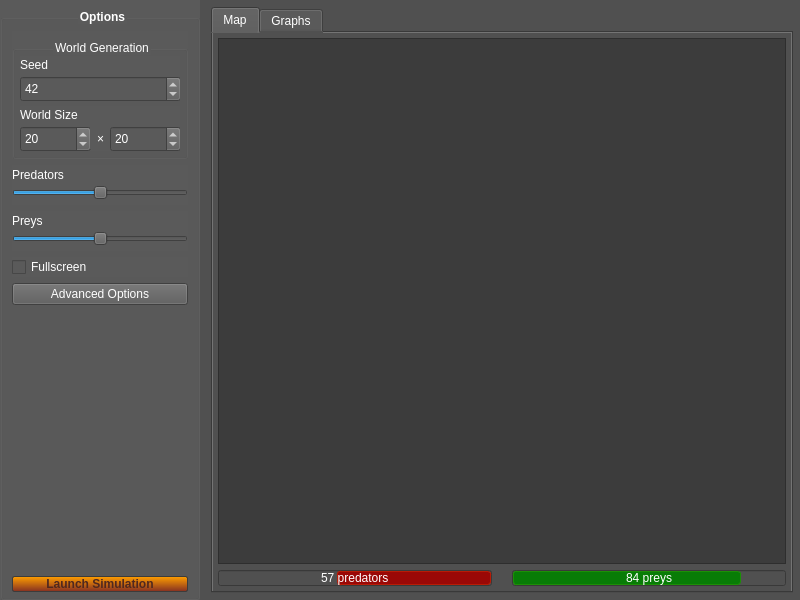
<?xml version="1.0" encoding="UTF-8"?>
<ui version="4.0">
 <class>MainWindow</class>
 <widget class="QMainWindow" name="MainWindow">
  <property name="geometry">
   <rect>
    <x>0</x>
    <y>0</y>
    <width>800</width>
    <height>600</height>
   </rect>
  </property>
  <property name="windowTitle">
   <string>MainWindow</string>
  </property>
  <property name="styleSheet">
   <string notr="true">*
{
background-color: rgb(80,80,80);
color: white;
}


 QProgressBar
{
height: 10px;
text-align: center;
}

QProgressBar#pbar_preys::chunk
{
background-color: rgb(8, 124, 6);
border-radius: 3px;
border: 1px solid rgb(28, 144, 6);
margin: 1px;
}

QProgressBar#pbar_predators::chunk
{
background-color: rgb(154, 8,6);
border-radius: 3px;
border: 1px solid rgb(184, 28,6);
margin: 1px;
}

QLabel
{
}

QGroupBox#group_options, QGroupBox#group_options *
{
background-color: rgb(90,90,90);
}

QGroupBox#group_options
{
	font-weight: bold;
}

QGroupBox::title
{
	position: relative;
	top: 10px;
    subcontrol-origin: margin;
    subcontrol-position: top center;
}


QPushButton#btn_launch
{
	padding: 0.5em;
	border: 1px solid rgb(60,60,60);
	border-radius: 2px;
	font-weight: bold;
	text-transform: uppercase;
	color: rgb(80,40,30);
	background-color: qlineargradient(spread:reflect, x1:1, y1:1, x2:1, y2:0, stop:0 rgba(134, 48, 34, 255), stop:1 rgba(255, 158, 0, 255));
}

QPushButton#btn_launch::hover
{
	background-color: qlineargradient(spread:reflect, x1:1, y1:1, x2:1, y2:0, 	stop:0 rgba(154, 68, 54, 255), stop:1 rgba(255, 178, 20, 255));
}

QPushButton#btn_launch::pressed
{
	background-color: qlineargradient(spread:pad, x1:1, y1:0.977273, x2:1, y2:0, stop:0 rgba(255, 142, 49, 255), stop:0.748 rgba(255, 141, 22, 255), stop:1 rgba(209, 87, 39, 255));
}</string>
  </property>
  <widget class="QWidget" name="centralWidget">
   <layout class="QVBoxLayout" name="verticalLayout_3">
    <property name="leftMargin">
     <number>0</number>
    </property>
    <property name="topMargin">
     <number>0</number>
    </property>
    <property name="rightMargin">
     <number>0</number>
    </property>
    <property name="bottomMargin">
     <number>0</number>
    </property>
    <item>
     <layout class="QHBoxLayout" name="horizontalLayout">
      <item>
       <widget class="QGroupBox" name="group_options">
        <property name="sizePolicy">
         <sizepolicy hsizetype="Fixed" vsizetype="Preferred">
          <horstretch>222</horstretch>
          <verstretch>0</verstretch>
         </sizepolicy>
        </property>
        <property name="minimumSize">
         <size>
          <width>200</width>
          <height>0</height>
         </size>
        </property>
        <property name="autoFillBackground">
         <bool>false</bool>
        </property>
        <property name="styleSheet">
         <string notr="true"/>
        </property>
        <property name="title">
         <string>Options</string>
        </property>
        <layout class="QVBoxLayout" name="verticalLayout">
         <property name="leftMargin">
          <number>9</number>
         </property>
         <property name="rightMargin">
          <number>9</number>
         </property>
         <property name="bottomMargin">
          <number>5</number>
         </property>
         <item>
          <widget class="QGroupBox" name="group_wgen">
           <property name="sizePolicy">
            <sizepolicy hsizetype="Minimum" vsizetype="Fixed">
             <horstretch>10</horstretch>
             <verstretch>3</verstretch>
            </sizepolicy>
           </property>
           <property name="title">
            <string>World Generation</string>
           </property>
           <layout class="QVBoxLayout" name="verticalLayout_2">
            <property name="spacing">
             <number>5</number>
            </property>
            <property name="leftMargin">
             <number>5</number>
            </property>
            <property name="topMargin">
             <number>5</number>
            </property>
            <property name="rightMargin">
             <number>5</number>
            </property>
            <property name="bottomMargin">
             <number>5</number>
            </property>
            <item>
             <widget class="QWidget" name="div_seed" native="true">
              <property name="enabled">
               <bool>true</bool>
              </property>
              <property name="sizePolicy">
               <sizepolicy hsizetype="Preferred" vsizetype="Fixed">
                <horstretch>0</horstretch>
                <verstretch>1</verstretch>
               </sizepolicy>
              </property>
              <property name="minimumSize">
               <size>
                <width>0</width>
                <height>45</height>
               </size>
              </property>
              <widget class="QLabel" name="lbl_seed">
               <property name="geometry">
                <rect>
                 <x>0</x>
                 <y>0</y>
                 <width>161</width>
                 <height>17</height>
                </rect>
               </property>
               <property name="toolTip">
                <string>The seed used for randomly generating the world. The same seed will always give the same world after generation.</string>
               </property>
               <property name="text">
                <string>Seed</string>
               </property>
              </widget>
              <widget class="QSpinBox" name="input_seed">
               <property name="enabled">
                <bool>true</bool>
               </property>
               <property name="geometry">
                <rect>
                 <x>0</x>
                 <y>20</y>
                 <width>161</width>
                 <height>26</height>
                </rect>
               </property>
               <property name="cursor">
                <cursorShape>IBeamCursor</cursorShape>
               </property>
               <property name="focusPolicy">
                <enum>Qt::ClickFocus</enum>
               </property>
               <property name="specialValueText">
                <string>n/a</string>
               </property>
               <property name="maximum">
                <number>99999999</number>
               </property>
               <property name="value">
                <number>42</number>
               </property>
              </widget>
             </widget>
            </item>
            <item>
             <widget class="QWidget" name="div_wsize" native="true">
              <property name="sizePolicy">
               <sizepolicy hsizetype="Preferred" vsizetype="Fixed">
                <horstretch>0</horstretch>
                <verstretch>1</verstretch>
               </sizepolicy>
              </property>
              <property name="minimumSize">
               <size>
                <width>0</width>
                <height>45</height>
               </size>
              </property>
              <widget class="QLabel" name="lbl_wsize_title">
               <property name="geometry">
                <rect>
                 <x>0</x>
                 <y>0</y>
                 <width>161</width>
                 <height>17</height>
                </rect>
               </property>
               <property name="toolTip">
                <string>The size of the world map, in pixels.</string>
               </property>
               <property name="text">
                <string>World Size</string>
               </property>
              </widget>
              <widget class="QSpinBox" name="input_wsize_width">
               <property name="geometry">
                <rect>
                 <x>0</x>
                 <y>20</y>
                 <width>71</width>
                 <height>26</height>
                </rect>
               </property>
               <property name="focusPolicy">
                <enum>Qt::ClickFocus</enum>
               </property>
               <property name="value">
                <number>20</number>
               </property>
              </widget>
              <widget class="QSpinBox" name="input_wsize_height">
               <property name="geometry">
                <rect>
                 <x>90</x>
                 <y>20</y>
                 <width>71</width>
                 <height>26</height>
                </rect>
               </property>
               <property name="focusPolicy">
                <enum>Qt::ClickFocus</enum>
               </property>
               <property name="value">
                <number>20</number>
               </property>
              </widget>
              <widget class="QLabel" name="lbl_wsize_cross">
               <property name="geometry">
                <rect>
                 <x>70</x>
                 <y>22</y>
                 <width>21</width>
                 <height>21</height>
                </rect>
               </property>
               <property name="sizePolicy">
                <sizepolicy hsizetype="Fixed" vsizetype="Fixed">
                 <horstretch>0</horstretch>
                 <verstretch>0</verstretch>
                </sizepolicy>
               </property>
               <property name="text">
                <string>×</string>
               </property>
               <property name="alignment">
                <set>Qt::AlignCenter</set>
               </property>
              </widget>
              <zorder>lbl_wsize_title</zorder>
              <zorder>input_wsize_width</zorder>
              <zorder>lbl_wsize_cross</zorder>
              <zorder>input_wsize_height</zorder>
             </widget>
            </item>
           </layout>
          </widget>
         </item>
         <item>
          <widget class="QWidget" name="div_predprct" native="true">
           <property name="sizePolicy">
            <sizepolicy hsizetype="Preferred" vsizetype="Fixed">
             <horstretch>0</horstretch>
             <verstretch>1</verstretch>
            </sizepolicy>
           </property>
           <property name="minimumSize">
            <size>
             <width>0</width>
             <height>40</height>
            </size>
           </property>
           <widget class="QLabel" name="lbl_predprct">
            <property name="geometry">
             <rect>
              <x>0</x>
              <y>0</y>
              <width>91</width>
              <height>20</height>
             </rect>
            </property>
            <property name="text">
             <string>Predators</string>
            </property>
           </widget>
           <widget class="QSlider" name="slider_predprct">
            <property name="geometry">
             <rect>
              <x>0</x>
              <y>20</y>
              <width>176</width>
              <height>15</height>
             </rect>
            </property>
            <property name="mouseTracking">
             <bool>true</bool>
            </property>
            <property name="maximum">
             <number>100</number>
            </property>
            <property name="value">
             <number>50</number>
            </property>
            <property name="orientation">
             <enum>Qt::Horizontal</enum>
            </property>
           </widget>
          </widget>
         </item>
         <item>
          <widget class="QWidget" name="div_preyprct" native="true">
           <property name="sizePolicy">
            <sizepolicy hsizetype="Preferred" vsizetype="Fixed">
             <horstretch>0</horstretch>
             <verstretch>1</verstretch>
            </sizepolicy>
           </property>
           <property name="minimumSize">
            <size>
             <width>0</width>
             <height>40</height>
            </size>
           </property>
           <widget class="QLabel" name="lbl_preysprct">
            <property name="geometry">
             <rect>
              <x>0</x>
              <y>0</y>
              <width>81</width>
              <height>20</height>
             </rect>
            </property>
            <property name="text">
             <string>Preys</string>
            </property>
           </widget>
           <widget class="QSlider" name="slider_preysprct">
            <property name="geometry">
             <rect>
              <x>0</x>
              <y>20</y>
              <width>176</width>
              <height>15</height>
             </rect>
            </property>
            <property name="maximum">
             <number>100</number>
            </property>
            <property name="value">
             <number>50</number>
            </property>
            <property name="orientation">
             <enum>Qt::Horizontal</enum>
            </property>
           </widget>
          </widget>
         </item>
         <item>
          <widget class="QCheckBox" name="toggle_fs">
           <property name="toolTip">
            <string>Toggle the fullscreen mode</string>
           </property>
           <property name="text">
            <string>Fullscreen</string>
           </property>
          </widget>
         </item>
         <item>
          <widget class="QPushButton" name="btn_advancedopt">
           <property name="text">
            <string>Advanced Options</string>
           </property>
          </widget>
         </item>
         <item>
          <spacer name="verticalSpacer">
           <property name="orientation">
            <enum>Qt::Vertical</enum>
           </property>
           <property name="sizeType">
            <enum>QSizePolicy::Expanding</enum>
           </property>
           <property name="sizeHint" stdset="0">
            <size>
             <width>20</width>
             <height>5</height>
            </size>
           </property>
          </spacer>
         </item>
         <item>
          <widget class="QPushButton" name="btn_launch">
           <property name="toolTip">
            <string>CLICK HERE 100% FREE !!</string>
           </property>
           <property name="styleSheet">
            <string notr="true"/>
           </property>
           <property name="text">
            <string>Launch Simulation</string>
           </property>
           <property name="flat">
            <bool>false</bool>
           </property>
          </widget>
         </item>
        </layout>
       </widget>
      </item>
      <item>
       <widget class="QWidget" name="widget" native="true">
        <property name="sizePolicy">
         <sizepolicy hsizetype="Ignored" vsizetype="Ignored">
          <horstretch>1</horstretch>
          <verstretch>1</verstretch>
         </sizepolicy>
        </property>
        <property name="styleSheet">
         <string notr="true"/>
        </property>
        <layout class="QHBoxLayout" name="horizontalLayout_3">
         <property name="leftMargin">
          <number>5</number>
         </property>
         <property name="topMargin">
          <number>7</number>
         </property>
         <property name="rightMargin">
          <number>7</number>
         </property>
         <property name="bottomMargin">
          <number>7</number>
         </property>
         <item>
          <widget class="QTabWidget" name="tab">
           <property name="sizePolicy">
            <sizepolicy hsizetype="Expanding" vsizetype="Expanding">
             <horstretch>1</horstretch>
             <verstretch>1</verstretch>
            </sizepolicy>
           </property>
           <property name="styleSheet">
            <string notr="true"/>
           </property>
           <property name="tabShape">
            <enum>QTabWidget::Rounded</enum>
           </property>
           <property name="currentIndex">
            <number>0</number>
           </property>
           <property name="usesScrollButtons">
            <bool>true</bool>
           </property>
           <property name="documentMode">
            <bool>false</bool>
           </property>
           <property name="tabsClosable">
            <bool>false</bool>
           </property>
           <property name="movable">
            <bool>false</bool>
           </property>
           <property name="tabBarAutoHide">
            <bool>false</bool>
           </property>
           <widget class="QWidget" name="tab_map">
            <property name="enabled">
             <bool>true</bool>
            </property>
            <property name="sizePolicy">
             <sizepolicy hsizetype="Expanding" vsizetype="Expanding">
              <horstretch>1</horstretch>
              <verstretch>1</verstretch>
             </sizepolicy>
            </property>
            <property name="styleSheet">
             <string notr="true"/>
            </property>
            <attribute name="title">
             <string>Map</string>
            </attribute>
            <layout class="QVBoxLayout" name="verticalLayout_4">
             <property name="leftMargin">
              <number>5</number>
             </property>
             <property name="topMargin">
              <number>5</number>
             </property>
             <property name="rightMargin">
              <number>5</number>
             </property>
             <property name="bottomMargin">
              <number>5</number>
             </property>
             <item>
              <widget class="QGraphicsView" name="g_map">
               <property name="sizePolicy">
                <sizepolicy hsizetype="Expanding" vsizetype="Expanding">
                 <horstretch>10</horstretch>
                 <verstretch>10</verstretch>
                </sizepolicy>
               </property>
               <property name="minimumSize">
                <size>
                 <width>560</width>
                 <height>500</height>
                </size>
               </property>
               <property name="cursor" stdset="0">
                <cursorShape>CrossCursor</cursorShape>
               </property>
               <property name="styleSheet">
                <string notr="true">background-color: rgb(60,60,60);</string>
               </property>
               <property name="frameShape">
                <enum>QFrame::StyledPanel</enum>
               </property>
               <property name="frameShadow">
                <enum>QFrame::Sunken</enum>
               </property>
               <property name="sceneRect">
                <rectf>
                 <x>0.000000000000000</x>
                 <y>0.000000000000000</y>
                 <width>500.000000000000000</width>
                 <height>500.000000000000000</height>
                </rectf>
               </property>
              </widget>
             </item>
             <item>
              <layout class="QHBoxLayout" name="horizontalLayout_2">
               <property name="spacing">
                <number>20</number>
               </property>
               <property name="leftMargin">
                <number>0</number>
               </property>
               <property name="rightMargin">
                <number>0</number>
               </property>
               <item>
                <widget class="QProgressBar" name="pbar_predators">
                 <property name="sizePolicy">
                  <sizepolicy hsizetype="Expanding" vsizetype="Fixed">
                   <horstretch>1</horstretch>
                   <verstretch>0</verstretch>
                  </sizepolicy>
                 </property>
                 <property name="value">
                  <number>57</number>
                 </property>
                 <property name="invertedAppearance">
                  <bool>true</bool>
                 </property>
                 <property name="format">
                  <string>%p predators</string>
                 </property>
                </widget>
               </item>
               <item>
                <widget class="QProgressBar" name="pbar_preys">
                 <property name="sizePolicy">
                  <sizepolicy hsizetype="Expanding" vsizetype="Fixed">
                   <horstretch>1</horstretch>
                   <verstretch>0</verstretch>
                  </sizepolicy>
                 </property>
                 <property name="value">
                  <number>84</number>
                 </property>
                 <property name="format">
                  <string>%p preys</string>
                 </property>
                </widget>
               </item>
              </layout>
             </item>
            </layout>
           </widget>
           <widget class="QWidget" name="tab_graphs">
            <property name="accessibleName">
             <string>tttt</string>
            </property>
            <attribute name="title">
             <string>Graphs</string>
            </attribute>
            <attribute name="toolTip">
             <string>Shows statistic graphs about population evolution</string>
            </attribute>
            <layout class="QVBoxLayout" name="verticalLayout_5">
             <item>
              <widget class="QLabel" name="label">
               <property name="text">
                <string>&lt;html&gt;&lt;head/&gt;&lt;body&gt;&lt;p align=&quot;center&quot;&gt;&lt;span style=&quot; color:#888a85;&quot;&gt;This functionality haven't been implemented yet, and may be in a future version.&lt;/span&gt;&lt;/p&gt;&lt;/body&gt;&lt;/html&gt;</string>
               </property>
               <property name="textFormat">
                <enum>Qt::RichText</enum>
               </property>
               <property name="wordWrap">
                <bool>true</bool>
               </property>
              </widget>
             </item>
            </layout>
           </widget>
          </widget>
         </item>
        </layout>
       </widget>
      </item>
     </layout>
    </item>
   </layout>
  </widget>
  <widget class="QMenuBar" name="menuBar">
   <property name="geometry">
    <rect>
     <x>0</x>
     <y>0</y>
     <width>800</width>
     <height>22</height>
    </rect>
   </property>
  </widget>
 </widget>
 <layoutdefault spacing="6" margin="11"/>
 <resources/>
 <connections>
  <connection>
   <sender>btn_launch</sender>
   <signal>pressed()</signal>
   <receiver>btn_launch</receiver>
   <slot>lower()</slot>
   <hints>
    <hint type="sourcelabel">
     <x>92</x>
     <y>377</y>
    </hint>
    <hint type="destinationlabel">
     <x>92</x>
     <y>377</y>
    </hint>
   </hints>
  </connection>
 </connections>
</ui>
